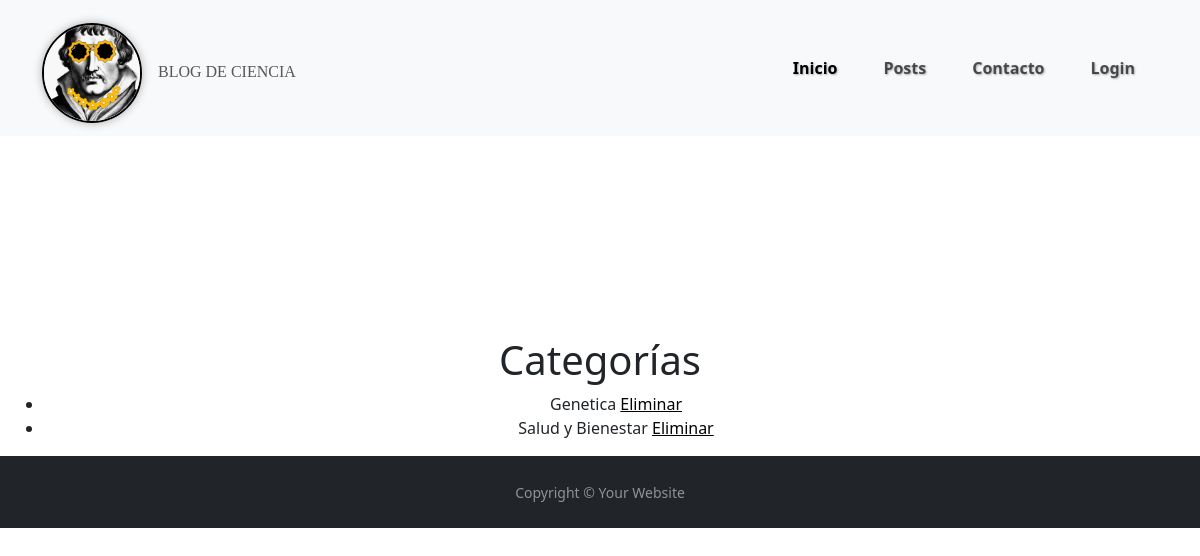
The page /categoria/ on the database as committed earlier.
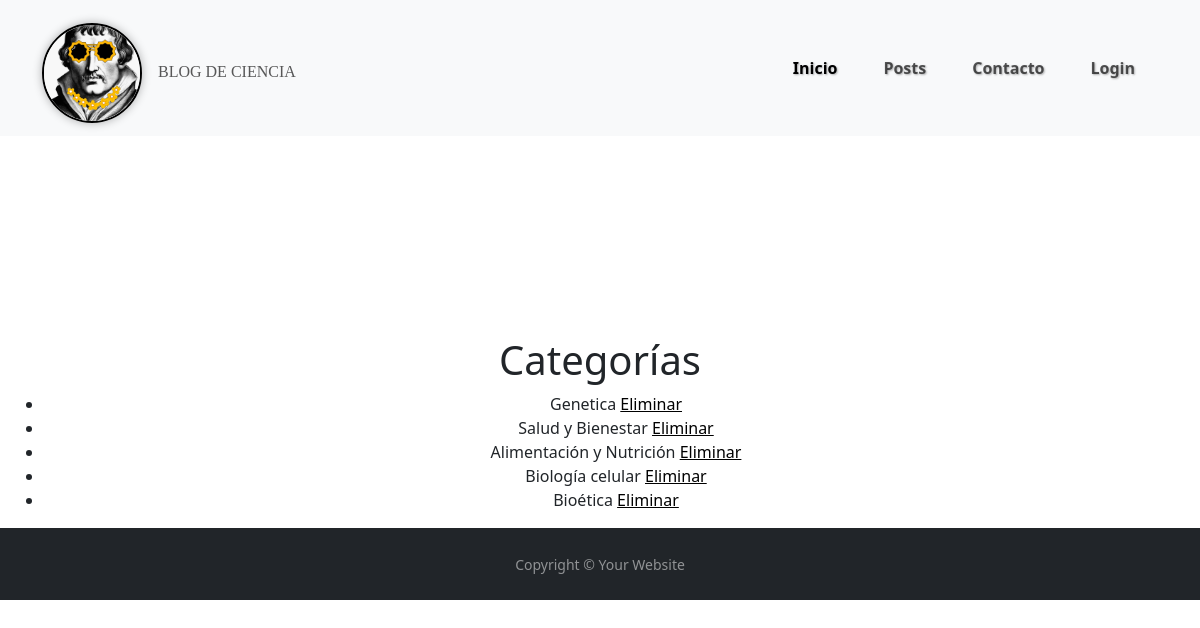
The same page on the database as committed later.
### apps/posts/models.py (models this page shows, shortened)
class Categoria (models.Model):
    nombre = models.CharField (max_length=30, null= False)

### apps/posts/views.py (the view)
# urls.py: path('categoria/', CategoriaListView.as_view(), name='categoria_list'),
class CategoriaListView(ListView):
    model = Categoria
    template_name = 'posts/categoria_list.html'
    context_object_name = 'categorias'

### templates/posts/categoria_list.html
{% extends 'base.html' %}
{% block contenido %}
<center>
    <div class="container-fluid" style="margin-top: 200px;">
        <h1>Categorías</h1>
        <ul>
            {% for categoria in categorias %}
            <li>{{ categoria.nombre }}
                <a style="color: black;" href="{% url 'apps.posts:categoria_delete' pk=categoria.pk %}">Eliminar</a>
            </li>
            {% empty %}
            <li>No hay categorías</li>
            {% endfor %}
        </ul>
    </div>
</center>
{% endblock %}

Rows that differ between the two databases and show on the page:
added Categoria: nombre "Alimentación y Nutrición"
added Categoria: nombre "Biología celular"
added Categoria: nombre "Bioética"
